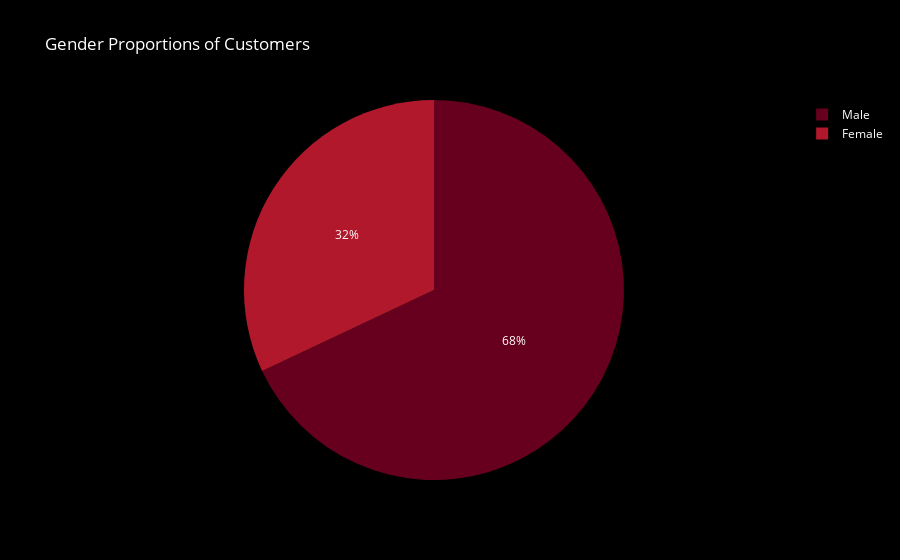

The code cell stored with this chart in its notebook:
### Code cell
# Gender Proportions
gender_counts = df['Gender'].value_counts().reset_index()
gender_counts.columns = ['Gender', 'Count']

fig_gender = px.pie(
    gender_counts, 
    names='Gender', 
    values='Count', 
    title='Gender Proportions of Customers',
    color_discrete_sequence=px.colors.sequential.RdBu
)
fig_gender.update_layout(
    template='plotly_dark',
    plot_bgcolor='black',
    paper_bgcolor='black',
    font=dict(color='white')
)
fig_gender.show()

### Figure 1 — Plotly figure (JSON) as saved in the notebook; plotly's stock layout.template omitted (floating-point values rounded to 4 significant figures)
{"data": [{"domain": {"x": [0, 1], "y": [0, 1]}, "hovertemplate": "Gender=%{label}<br>Count=%{value}<extra></extra>", "labels": ["Male", "Female"], "legendgroup": "", "name": "", "showlegend": true, "type": "pie", "values": [2652, 1248]}], "layout": {"font": {"color": "white"}, "legend": {"tracegroupgap": 0}, "paper_bgcolor": "black", "piecolorway": ["rgb(103,0,31)", "rgb(178,24,43)", "rgb(214,96,77)", "rgb(244,165,130)", "rgb(253,219,199)", "rgb(247,247,247)", "rgb(209,229,240)", "rgb(146,197,222)", "rgb(67,147,195)", "rgb(33,102,172)", "rgb(5,48,97)"], "plot_bgcolor": "black", "title": {"text": "Gender Proportions of Customers"}}}
